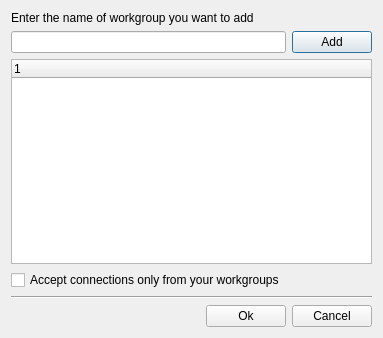
<?xml version="1.0" encoding="UTF-8"?>
<ui version="4.0">
 <class>GuiWorkgroupsDialog</class>
 <widget class="QDialog" name="GuiWorkgroupsDialog">
  <property name="windowModality">
   <enum>Qt::NonModal</enum>
  </property>
  <property name="geometry">
   <rect>
    <x>0</x>
    <y>0</y>
    <width>383</width>
    <height>338</height>
   </rect>
  </property>
  <property name="windowTitle">
   <string>Workgroups</string>
  </property>
  <layout class="QGridLayout" name="gridLayout">
   <item row="0" column="0" colspan="2">
    <widget class="QLabel" name="mp_lWorkgroup">
     <property name="text">
      <string>Enter the name of workgroup you want to add </string>
     </property>
     <property name="alignment">
      <set>Qt::AlignLeading|Qt::AlignLeft|Qt::AlignVCenter</set>
     </property>
    </widget>
   </item>
   <item row="2" column="0" colspan="2">
    <widget class="QTreeWidget" name="mp_twWorkgroups">
     <property name="columnCount">
      <number>1</number>
     </property>
     <attribute name="headerMinimumSectionSize">
      <number>160</number>
     </attribute>
     <attribute name="headerStretchLastSection">
      <bool>true</bool>
     </attribute>
     <column>
      <property name="text">
       <string notr="true">1</string>
      </property>
     </column>
    </widget>
   </item>
   <item row="1" column="1">
    <widget class="QPushButton" name="mp_pbAdd">
     <property name="minimumSize">
      <size>
       <width>80</width>
       <height>0</height>
      </size>
     </property>
     <property name="text">
      <string>Add</string>
     </property>
     <property name="icon">
      <iconset resource="../beebeep.qrc">
       <normaloff>:/images/add.png</normaloff>:/images/add.png</iconset>
     </property>
    </widget>
   </item>
   <item row="1" column="0">
    <widget class="QLineEdit" name="mp_leWorkgroup"/>
   </item>
   <item row="5" column="0" colspan="2">
    <layout class="QHBoxLayout" name="horizontalLayout_2">
     <item>
      <spacer name="horizontalSpacer">
       <property name="orientation">
        <enum>Qt::Horizontal</enum>
       </property>
       <property name="sizeHint" stdset="0">
        <size>
         <width>136</width>
         <height>20</height>
        </size>
       </property>
      </spacer>
     </item>
     <item>
      <widget class="QPushButton" name="mp_pbOk">
       <property name="text">
        <string>Ok</string>
       </property>
      </widget>
     </item>
     <item>
      <widget class="QPushButton" name="mp_pbCancel">
       <property name="text">
        <string>Cancel</string>
       </property>
      </widget>
     </item>
    </layout>
   </item>
   <item row="3" column="0" colspan="2">
    <widget class="QCheckBox" name="mp_cbAcceptOnlyWorkgroups">
     <property name="text">
      <string>Accept connections only from your workgroups</string>
     </property>
    </widget>
   </item>
   <item row="4" column="0" colspan="2">
    <widget class="Line" name="line">
     <property name="orientation">
      <enum>Qt::Horizontal</enum>
     </property>
    </widget>
   </item>
  </layout>
 </widget>
 <tabstops>
  <tabstop>mp_leWorkgroup</tabstop>
  <tabstop>mp_pbAdd</tabstop>
  <tabstop>mp_twWorkgroups</tabstop>
  <tabstop>mp_cbAcceptOnlyWorkgroups</tabstop>
  <tabstop>mp_pbOk</tabstop>
  <tabstop>mp_pbCancel</tabstop>
 </tabstops>
 <resources>
  <include location="../beebeep.qrc"/>
 </resources>
 <connections/>
</ui>
